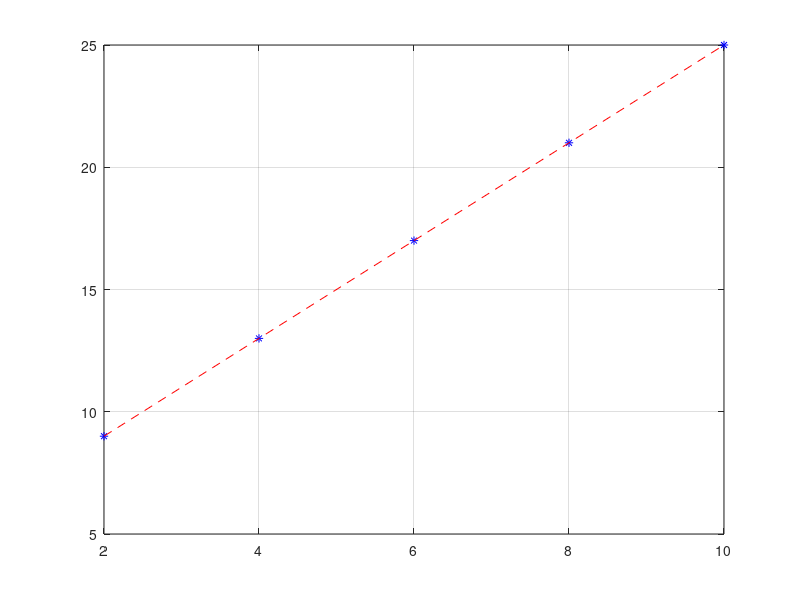

Write MATLAB code to recreate this figure.
clc
clear all
close all

x = 2:2:10;
y = [9, 13, 17, 21, 25];
n = length(x);
%y = a+bx

b1 = (n*sum(x.*y)-(sum(x)*sum(y)));
b2 = n*(sum(x.^2))-(sum(x))^2;
b = b1/b2
a = mean(y) - b*mean(x)

y_hat = a+b*x;

SSE = sum((y-y_hat).^2)
plot(x, y, 'b*')
hold on
plot(x, y_hat, 'r--')
grid on
